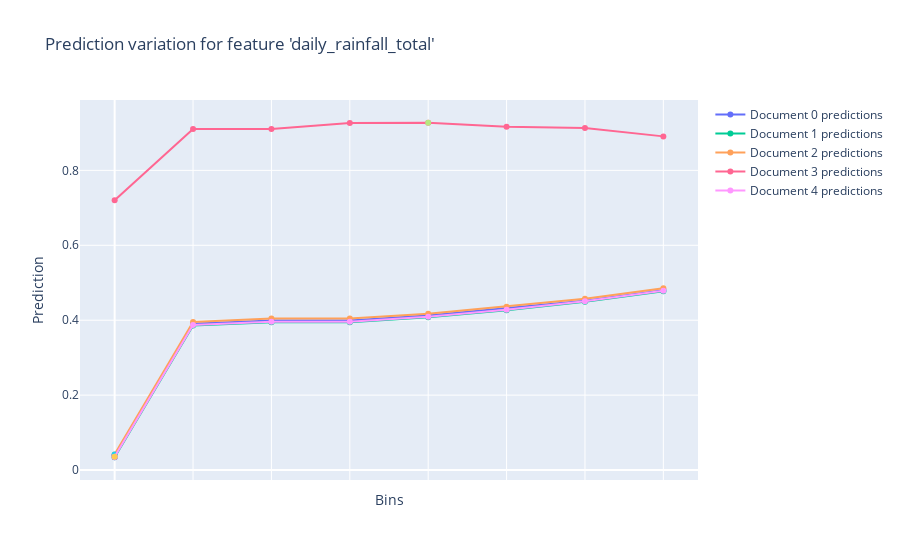

The notebook cell this image was saved under:
### Code cell
booster.plot_predictions(X_test[:5], features_to_change=["daily_rainfall_total"]);

### Figure 1 — Plotly figure (JSON) as saved in the notebook; plotly's stock layout.template omitted (floating-point values rounded to 4 significant figures)
{"data": [{"mode": "lines+markers", "name": "Document 0 predictions", "type": "scatter", "y": [0.03883, 0.3906, 0.3995, 0.3995, 0.4123, 0.4313, 0.4523, 0.4803]}, {"showlegend": false, "type": "scatter", "x": [0], "y": [0.03883]}, {"mode": "lines+markers", "name": "Document 1 predictions", "type": "scatter", "y": [0.03422, 0.386, 0.3949, 0.3949, 0.4077, 0.4267, 0.4495, 0.4775]}, {"showlegend": false, "type": "scatter", "x": [0], "y": [0.03422]}, {"mode": "lines+markers", "name": "Document 2 predictions", "type": "scatter", "y": [0.04189, 0.3955, 0.4043, 0.4043, 0.4172, 0.4362, 0.4572, 0.4852]}, {"showlegend": false, "type": "scatter", "x": [0], "y": [0.04189]}, {"mode": "lines+markers", "name": "Document 3 predictions", "type": "scatter", "y": [0.72, 0.9106, 0.9106, 0.9263, 0.9271, 0.9162, 0.913, 0.8907]}, {"showlegend": false, "type": "scatter", "x": [4], "y": [0.9271]}, {"mode": "lines+markers", "name": "Document 4 predictions", "type": "scatter", "y": [0.03555, 0.3873, 0.3962, 0.3962, 0.409, 0.4281, 0.4506, 0.4787]}, {"showlegend": false, "type": "scatter", "x": [0], "y": [0.03555]}], "layout": {"title": {"text": "Prediction variation for feature 'daily_rainfall_total'"}, "xaxis": {"showticklabels": false, "tickmode": "array", "ticktext": ["(-inf, -0.4759]", "(-0.4759, -0.0284]", "(-0.0284, 0.0462]", "(0.0462, 0.1954]", "(0.1954, 2.2839]", "(2.2839, 3.0670]", "(3.0670, 3.5892]", "(3.5892, +inf)"], "tickvals": [0, 1, 2, 3, 4, 5, 6, 7], "title": {"text": "Bins"}}, "yaxis": {"overlaying": "y2", "side": "left", "title": {"text": "Prediction"}}}}
